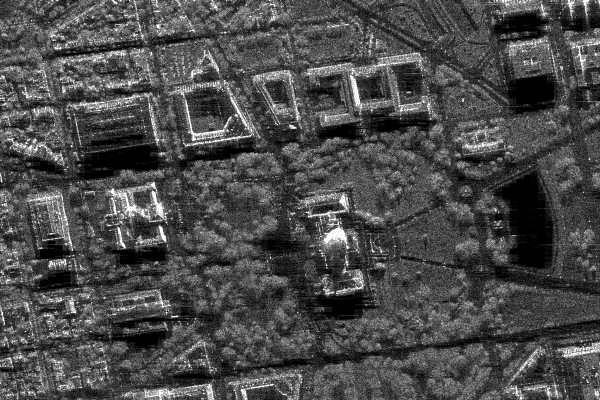
#> input picture sar_1_gray.jpg, 600 x 400 px
$ jupyter execute TASK1.ipynb
#> lines starting #> are read from the running program, lines starting #| are printed output that depends on the picture; after the words box and inside, x2 and y2 are one past the last pixel; in counts of white or black regions, pixels touching at a corner belong together
[cell 1]
# 1. Загрузите изображение в оттенках серого sar_1_gray.jpg.
# 2. постройте гистограмму
# 3. реализуйте алгоритм гамма коррекции с параметром гамма <1, >1.
# 4. Сравните исходное изображение, скорректированное при помощи гамма-фильтра. MSE, SSIM.
# 5. реализуйте алгоритм статистической цветокоррекции на основе статистики eq_gray.
# 6. Протестируйте работу алгоритмов пороговой фильтрации с различными параметрами.
# Для каждого решения - напечатайте результат

[cell 2]
import numpy as np
import cv2
import matplotlib.pyplot as plt
from skimage.metrics import structural_similarity as ssim, mean_squared_error

[cell 3]
img = cv2.imread('sar_1_gray.jpg')
#> img is the input picture: shape (400, 600, 3); min 0, max 255, mean 74.9

[cell 4]
plt.imshow(img)

[cell 5]
img[250,250]
#> Out = [74, 74, 74]

[cell 6]
img_roi = img[100:200, 400:600]
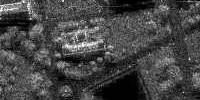
#> img_roi: shape (100, 200, 3); min 0, max 255, mean 69.2

[cell 7]
plt.imshow(img_roi)

## Гистограмма

[cell 8]
histSize = 256
histRange = (0, 256)
accumulate = False #вычисляем заново

b_hist = cv2.calcHist([img], [0], None, [histSize], histRange, accumulate=accumulate)
#> b_hist = 256 values, max 3786 at index 1, min 40 at index 251, mean 937.5
plt.plot(b_hist)
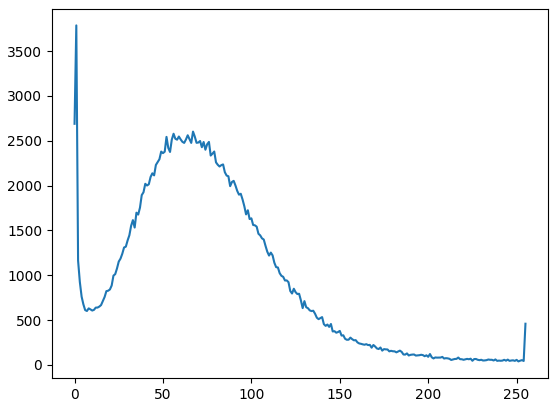
#> figure drawn by matplotlib, 1 panel; curve peaks at x = 1, y = 3786

[cell 9]
b_hist_cum = b_hist.cumsum() #кумулятивная сумма
#> b_hist_cum = 256 values from 2689 to 240000

[cell 10]
plt.plot(b_hist_cum)
plt.xlabel('Интенсивность пикселей')
plt.ylabel('Количество пикселей')
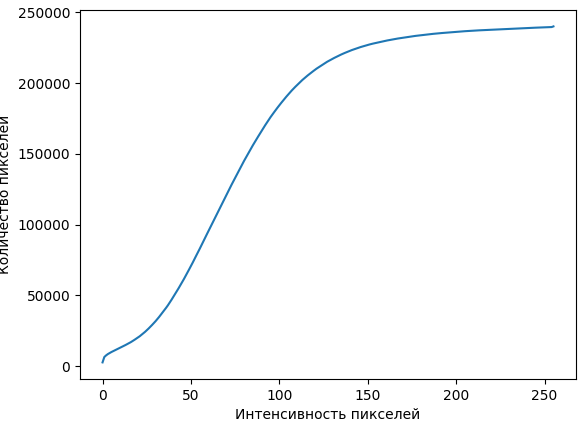
#> figure drawn by matplotlib, 1 panel; curve peaks at x = 255, y = 240000

Гамма-коррекция

[cell 11]
plt.figure(figsize=(22, 6))

[cell 12]
gamma1 = 0.1

[cell 13]
gamma_corrected = np.array(255 * (img / 255.0) ** gamma1, dtype='uint8')
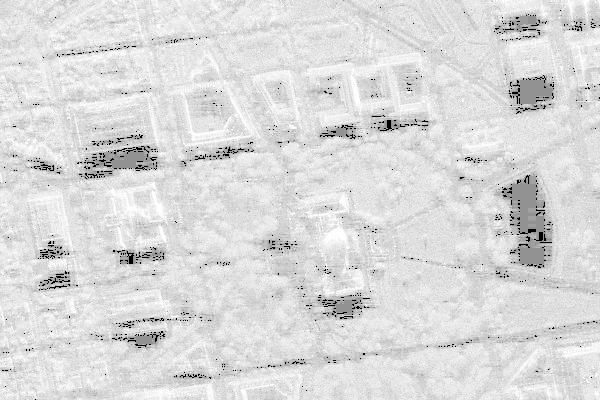
#> gamma_corrected: shape (400, 600, 3); min 0, max 255, mean 218.4

plt.subplot(1,2,1)
plt.imshow(img, cmap='gray')
plt.title("Исходное")
plt.axis('off')

mse_value = mean_squared_error(img, gamma_corrected) #средняяквадратичная ошибка
#> mse_value = 21665

ssim_value, _ = ssim(img, gamma_corrected, full=True, win_size=3) #структурное сходство
#> ssim_value = 0.339

print(f"MSE: {mse_value:.4f}")
#| MSE: 21665.0396
print(f"SSIM: {ssim_value:.4f}")
#| SSIM: 0.3395

plt.subplot(1,2,2)
plt.imshow(gamma_corrected, cmap='gray')
plt.title(f"Гамма={gamma1}")
plt.axis('off')

plt.show()

[cell 14]
gamma1 = 2.5

[cell 15]
gamma_corrected = np.array(255 * (img / 255.0) ** gamma1, dtype='uint8')
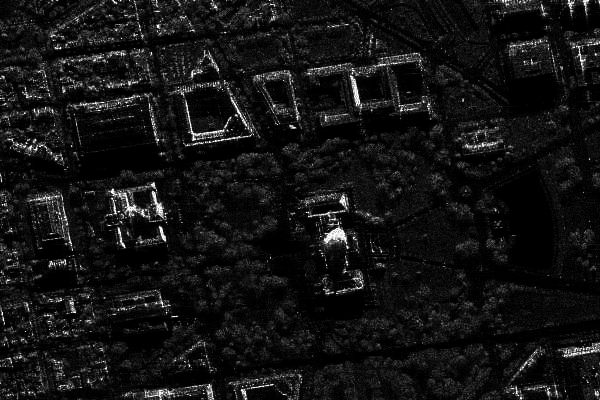
#> gamma_corrected: shape (400, 600, 3); min 0, max 255, mean 19.6

plt.subplot(1,2,1)
plt.imshow(img, cmap='gray')
plt.title("Исходное")
plt.axis('off')

mse_value1 = mean_squared_error(img, gamma_corrected)
#> mse_value1 = 3556.5

ssim_value1, _ = ssim(img, gamma_corrected, full=True, win_size=3)
#> ssim_value1 = 0.309

print(f"MSE: {mse_value1:.4f}")
#| MSE: 3556.5202
print(f"SSIM: {ssim_value1:.4f}")
#| SSIM: 0.3092

plt.subplot(1,2,2)
plt.imshow(gamma_corrected, cmap='gray')
plt.title(f"Гамма={gamma1}")
plt.axis('off')

plt.show()

Статистическая цветокоррекция

[cell 16]
img_gray = cv2.cvtColor(img, cv2.COLOR_BGR2GRAY)

mean = img_gray.mean()
#> mean = 74.94
std = img_gray.std()
#> std = 43.66

eq_gray = cv2.equalizeHist(img_gray)
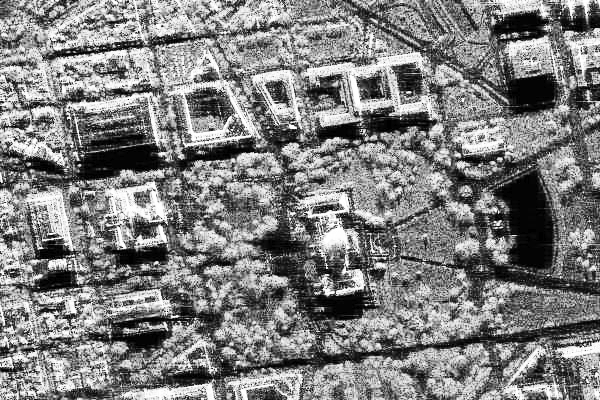
#> eq_gray: shape (400, 600); min 0, max 255, mean 127

mean_eq_gray = eq_gray.mean()
#> mean_eq_gray = 127
std_eq_gray  = eq_gray.std()
#> std_eq_gray = 74.27

corrected_img = mean_eq_gray + (img_gray.astype(np.float32)- mean) * (std_eq_gray / std)
corrected_img = np.clip(corrected_img, 0, 255).astype(np.uint8)
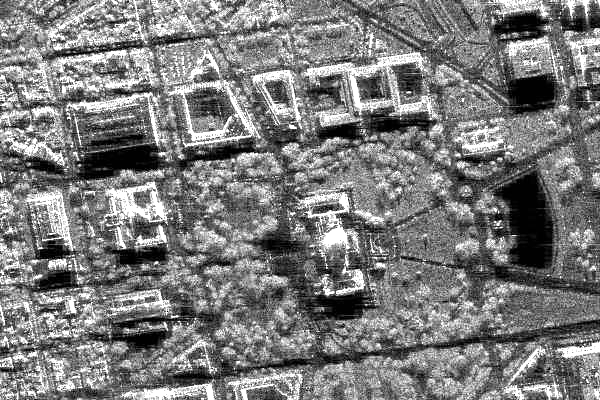
#> corrected_img: shape (400, 600); min 0, max 255, mean 123.1
mean_cor = corrected_img.mean()
#> mean_cor = 123.1
std_cor  = corrected_img.std()
#> std_cor = 65.3

[cell 17]
plt.figure(figsize=(26, 6))
plt.subplot(1,3,1)
plt.imshow(img_gray, cmap='gray')
plt.title(f'Исходное изображение\nmean: {mean:.1f}, std: {std:.1f}')
plt.subplot(1,3,2)
plt.imshow(eq_gray, cmap="gray")
plt.title(f'После eq_gray\nmean: {mean_eq_gray:.1f}, std: {std_eq_gray:.1f}')
plt.subplot(1,3,3)
plt.imshow(corrected_img, cmap='gray')
plt.title(f'Коррекция\nmean: {mean_cor:.1f}, std: {std_cor:.1f}')

Пороговая фильтрация

[cell 18]
_,thresh1 = cv2.threshold(img_gray,60,255,cv2.THRESH_BINARY)
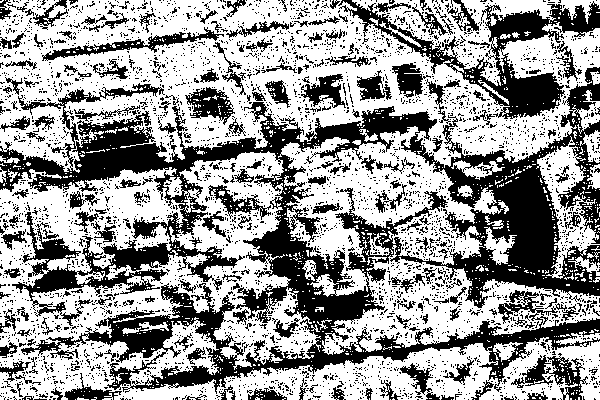
#> thresh1: shape (400, 600); 60.1% white; 3775 black regions (3574 under 20 px), largest, box (x1, y1, x2, y2) and area: (0, 67, 600, 394) 57402, (338, 0, 600, 119) 7094, (42, 27, 224, 61) 1234
_,thresh2 = cv2.threshold(img_gray,150,255,cv2.THRESH_BINARY)
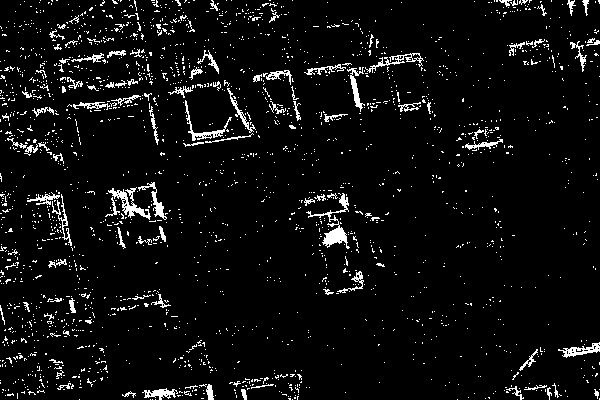
#> thresh2: shape (400, 600); 5.5% white in thin lines or dots
_,thresh3 = cv2.threshold(img_gray,254,255,cv2.THRESH_BINARY)
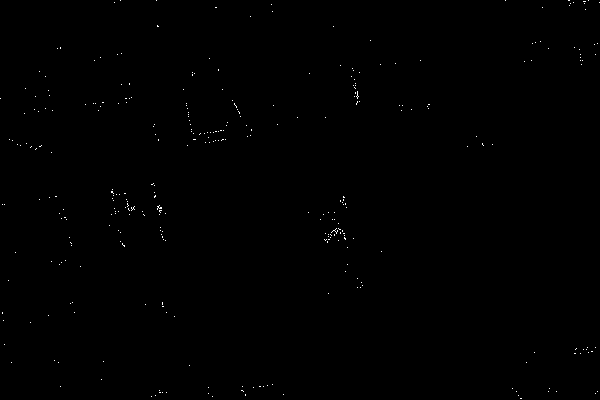
#> thresh3: shape (400, 600); 0.19% white in thin lines or dots

[cell 19]
plt.subplot(1,3,1)
plt.title("60")
plt.imshow(thresh1, cmap='gray')
plt.subplot(1,3,2)
plt.imshow(thresh1, cmap='gray')
plt.title("150")
plt.imshow(thresh2, cmap='gray')
plt.subplot(1,3,3)
plt.title("254")
plt.imshow(thresh3, cmap='gray')

plt.show()
